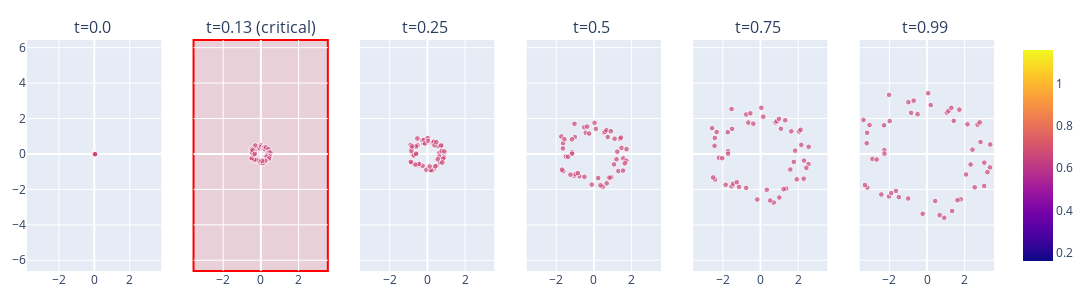

The notebook cell this image was saved under:
### Code cell
import numpy as np
import pandas as pd
import plotly.express as px
from plotly.subplots import make_subplots

num_frames = len(models_alligned)

# Build DataFrame for all frames
frames = []
for i, cloud in enumerate(models_alligned):
    cloud = np.asarray(cloud)
    assert cloud.ndim == 2 and cloud.shape[1] == 2, f"models_aligned[{i}] 必须是 (N,2)"
    N = cloud.shape[0]
    color_col = np.r_[np.full(N, 0.66)]
    size_col = np.full(N, 2.0)
    df = pd.DataFrame({
        'x': cloud[:, 0],
        'y': cloud[:, 1],
        'frame': i,
        'size': size_col,
        'color': color_col
    })
    frames.append(df)
DF = pd.concat(frames, ignore_index=True)

# ==== 选择 5 个帧，并强制包含关键帧 event_idx ====

# 基于等间隔取 5 帧
#indices = np.linspace(0, num_frames-1, 5, dtype=int).tolist()
indices = list(range(0, num_frames, 25))

# 确保最后一帧也在里面（如果不是25的倍数）
if (num_frames - 1) % 25 != 0:
    indices.append(num_frames - 1)

# 直接把关键帧加进去
indices.append(int(event_idx))

# 去重并排序
indices = sorted(set(indices))

# 如果多于 5 个，也没关系，就画多列；如果必须限制 5 个，可以额外再筛

#统一坐标范围
xmin, xmax = DF['x'].min(), DF['x'].max()
ymin, ymax = DF['y'].min(), DF['y'].max()
dx, dy = xmax - xmin, ymax - ymin
pad_x = 0.03 * (dx if dx > 0 else 1.0)
pad_y = 0.03 * (dy if dy > 0 else 1.0)

#子图骨架
fig = make_subplots(
    rows=1, cols=6,
    subplot_titles=[f"t={idx/num_frames} "if idx!=event_idx else f"t={(idx)/(num_frames)}" + (" (critical)" if idx==event_idx else "")
                    for idx in indices],
    shared_xaxes=True, shared_yaxes=True
)

# 连续色标
scale = [[0.0,'orange'], [0.33,'red'], [0.66,'purple'], [1.0,'blue']]

#逐列画图
for col, idx in enumerate(indices, start=1):
    df_i = DF[DF['frame'] == idx]
    trace = px.scatter(
        df_i, x='x', y='y',
        size='size', size_max=4,
        color='color',
        color_continuous_scale=scale
    ).data[0]
    fig.add_trace(trace, row=1, col=col)

    fig.update_xaxes(range=[xmin - pad_x, xmax + pad_x], row=1, col=col)
    fig.update_yaxes(range=[ymin - pad_y, ymax + pad_y], scaleanchor='x', scaleratio=1, row=1, col=col)

# 关键帧高亮（红框）
for col, idx in enumerate(indices, start=1):
    if idx != event_idx:
        continue
    ax_key = 'xaxis' + ('' if col == 1 else str(col))
    dom = fig.layout[ax_key].domain  
    fig.add_shape(
        type="rect",
        xref="paper", yref="paper",
        x0=dom[0], x1=dom[1], y0=0.0, y1=1.0,
        line=dict(width=2, color='red'),
        fillcolor='rgba(255,0,0,0.12)',
        layer="below"
    )

fig.update_layout(
    width=1200, height=300,
    showlegend=False,
    margin=dict(l=20, r=20, t=40, b=20),
    title_text=" "
)

fig.show()

### Figure 1 — Plotly figure (JSON) as saved in the notebook; plotly's stock layout.template omitted (floating-point values rounded to 4 significant figures)
{"data": [{"hovertemplate": "x=%{x}<br>y=%{y}<br>size=%{marker.size}<br>color=%{marker.color}<extra></extra>", "legendgroup": "", "marker": {"color": [0.66, 0.66, 0.66, 0.66, 0.66, 0.66, 0.66, 0.66, 0.66, 0.66, 0.66, 0.66, 0.66, 0.66, 0.66, 0.66, 0.66, 0.66, 0.66, 0.66, 0.66, 0.66, 0.66, 0.66, 0.66, 0.66, 0.66, 0.66, 0.66, 0.66, 0.66, 0.66, 0.66, 0.66, 0.66, 0.66, 0.66, 0.66, 0.66, 0.66, 0.66, 0.66, 0.66, 0.66, 0.66, 0.66, 0.66, 0.66, 0.66, 0.66], "coloraxis": "coloraxis", "size": [2, 2, 2, 2, 2, 2, 2, 2, 2, 2, 2, 2, 2, 2, 2, 2, 2, 2, 2, 2, 2, 2, 2, 2, 2, 2, 2, 2, 2, 2, 2, 2, 2, 2, 2, 2, 2, 2, 2, 2, 2, 2, 2, 2, 2, 2, 2, 2, 2, 2], "sizemode": "area", "sizeref": 0.125, "symbol": "circle"}, "mode": "markers", "name": "", "orientation": "v", "showlegend": false, "type": "scatter", "x": [0.0467, 0.05878, 0.03747, 0.03195, 0.04805, 0.02422, 0.04857, 0.02122, 0.02008, 0.01896, 0.01928, 0.001864, -0.001547, -0.01454, -0.00656, -0.01217, -0.03852, -0.01166, -0.03941, -0.03045, -0.05327, -0.05836, -0.05417, -0.05435, -0.0475, -0.03263, -0.03288, -0.04327, -0.05843, -0.05681, -0.04095, -0.02106, -0.03525, -0.0347, -0.03118, -0.0003808, -0.02108, 0.009949, 0.01886, 0.01055, 0.03418, 0.0213, 0.02577, 0.04519, 0.05493, 0.03141, 0.05669, 0.05905, 0.05154, 0.03454], "xaxis": "x", "y": [0.01585, 0.01011, 0.0005252, 0.03156, 0.03202, 0.04635, 0.02487, 0.02783, 0.04355, 0.0383, 0.03518, 0.04438, 0.0596, 0.04967, 0.03222, 0.03469, 0.05922, 0.05121, 0.02238, 0.02951, 0.02871, 0.03909, 0.0232, 0.01197, -0.007742, 0.005741, 0.003613, -0.001171, -0.03232, -0.03338, -0.04051, -0.04223, -0.03966, -0.03392, -0.03011, -0.05938, -0.03896, -0.04213, -0.06424, -0.06142, -0.04141, -0.05803, -0.04525, -0.02991, -0.03062, -0.01725, -0.01639, -0.01263, -0.008827, -0.01388], "yaxis": "y"}, {"hovertemplate": "x=%{x}<br>y=%{y}<br>size=%{marker.size}<br>color=%{marker.color}<extra></extra>", "legendgroup": "", "marker": {"color": [0.66, 0.66, 0.66, 0.66, 0.66, 0.66, 0.66, 0.66, 0.66, 0.66, 0.66, 0.66, 0.66, 0.66, 0.66, 0.66, 0.66, 0.66, 0.66, 0.66, 0.66, 0.66, 0.66, 0.66, 0.66, 0.66, 0.66, 0.66, 0.66, 0.66, 0.66, 0.66, 0.66, 0.66, 0.66, 0.66, 0.66, 0.66, 0.66, 0.66, 0.66, 0.66, 0.66, 0.66, 0.66, 0.66, 0.66, 0.66, 0.66, 0.66], "coloraxis": "coloraxis", "size": [2, 2, 2, 2, 2, 2, 2, 2, 2, 2, 2, 2, 2, 2, 2, 2, 2, 2, 2, 2, 2, 2, 2, 2, 2, 2, 2, 2, 2, 2, 2, 2, 2, 2, 2, 2, 2, 2, 2, 2, 2, 2, 2, 2, 2, 2, 2, 2, 2, 2], "sizemode": "area", "sizeref": 0.125, "symbol": "circle"}, "mode": "markers", "name": "", "orientation": "v", "showlegend": false, "type": "scatter", "x": [-0.2889, -0.4837, -0.3281, -0.1226, -0.1533, -0.09346, -0.2931, -0.07031, 0.01014, 0.02681, 0.138, 0.1667, 0.1932, 0.3855, 0.3013, 0.2098, 0.2746, 0.3992, 0.4394, 0.3524, 0.4263, 0.5018, 0.3527, 0.4852, 0.3646, 0.4501, 0.2984, 0.4297, 0.2658, 0.2028, 0.1469, -0.03044, 0.09906, 0.2244, 0.06796, -0.2198, -0.1312, -0.2908, -0.2883, -0.2476, -0.4604, -0.341, -0.3578, -0.4281, -0.4908, -0.3833, -0.4681, -0.4712, -0.4443, -0.3263], "xaxis": "x2", "y": [0.2746, 0.285, 0.2281, 0.3415, 0.4285, 0.441, 0.4758, 0.3245, 0.492, 0.3996, 0.3423, 0.354, 0.3884, 0.2494, 0.2417, 0.2677, 0.3683, 0.2692, -0.06383, 0.04235, 0.0908, 0.07513, -0.08263, -0.1151, -0.2728, -0.1469, -0.1621, -0.2603, -0.3851, -0.4733, -0.5186, -0.4854, -0.499, -0.3825, -0.3853, -0.3662, -0.3704, -0.3456, -0.3311, -0.3164, -0.2676, 0.002171, -0.3253, -0.04221, -0.2358, -0.04319, 0.1672, 0.09271, 0.2286, 0.006089], "yaxis": "y2"}, {"hovertemplate": "x=%{x}<br>y=%{y}<br>size=%{marker.size}<br>color=%{marker.color}<extra></extra>", "legendgroup": "", "marker": {"color": [0.66, 0.66, 0.66, 0.66, 0.66, 0.66, 0.66, 0.66, 0.66, 0.66, 0.66, 0.66, 0.66, 0.66, 0.66, 0.66, 0.66, 0.66, 0.66, 0.66, 0.66, 0.66, 0.66, 0.66, 0.66, 0.66, 0.66, 0.66, 0.66, 0.66, 0.66, 0.66, 0.66, 0.66, 0.66, 0.66, 0.66, 0.66, 0.66, 0.66, 0.66, 0.66, 0.66, 0.66, 0.66, 0.66, 0.66, 0.66, 0.66, 0.66], "coloraxis": "coloraxis", "size": [2, 2, 2, 2, 2, 2, 2, 2, 2, 2, 2, 2, 2, 2, 2, 2, 2, 2, 2, 2, 2, 2, 2, 2, 2, 2, 2, 2, 2, 2, 2, 2, 2, 2, 2, 2, 2, 2, 2, 2, 2, 2, 2, 2, 2, 2, 2, 2, 2, 2], "sizemode": "area", "sizeref": 0.125, "symbol": "circle"}, "mode": "markers", "name": "", "orientation": "v", "showlegend": false, "type": "scatter", "x": [-0.5246, -0.8882, -0.6005, -0.2234, -0.27, -0.1795, -0.5321, -0.1301, 0.01693, 0.05047, 0.2653, 0.3028, 0.3463, 0.7062, 0.559, 0.3791, 0.4752, 0.7336, 0.802, 0.6401, 0.763, 0.8996, 0.6273, 0.8863, 0.6672, 0.835, 0.5473, 0.7906, 0.4785, 0.3528, 0.2458, -0.05732, 0.1803, 0.4194, 0.1207, -0.3974, -0.2521, -0.5315, -0.5119, -0.4425, -0.8376, -0.6077, -0.6456, -0.7718, -0.8827, -0.702, -0.8464, -0.8517, -0.808, -0.5961], "xaxis": "x3", "y": [0.4954, 0.5101, 0.4223, 0.6178, 0.7766, 0.7992, 0.875, 0.5926, 0.9016, 0.7292, 0.6204, 0.6437, 0.6974, 0.4456, 0.4416, 0.4913, 0.6659, 0.4806, -0.1247, 0.06993, 0.1723, 0.1388, -0.1542, -0.1973, -0.4974, -0.2706, -0.3008, -0.4804, -0.6886, -0.8589, -0.9508, -0.8887, -0.9106, -0.6933, -0.7009, -0.6547, -0.6689, -0.6319, -0.5931, -0.5627, -0.496, 0.03613, -0.5994, -0.07589, -0.4459, -0.08084, 0.3096, 0.1634, 0.4242, 0.005533], "yaxis": "y3"}, {"hovertemplate": "x=%{x}<br>y=%{y}<br>size=%{marker.size}<br>color=%{marker.color}<extra></extra>", "legendgroup": "", "marker": {"color": [0.66, 0.66, 0.66, 0.66, 0.66, 0.66, 0.66, 0.66, 0.66, 0.66, 0.66, 0.66, 0.66, 0.66, 0.66, 0.66, 0.66, 0.66, 0.66, 0.66, 0.66, 0.66, 0.66, 0.66, 0.66, 0.66, 0.66, 0.66, 0.66, 0.66, 0.66, 0.66, 0.66, 0.66, 0.66, 0.66, 0.66, 0.66, 0.66, 0.66, 0.66, 0.66, 0.66, 0.66, 0.66, 0.66, 0.66, 0.66, 0.66, 0.66], "coloraxis": "coloraxis", "size": [2, 2, 2, 2, 2, 2, 2, 2, 2, 2, 2, 2, 2, 2, 2, 2, 2, 2, 2, 2, 2, 2, 2, 2, 2, 2, 2, 2, 2, 2, 2, 2, 2, 2, 2, 2, 2, 2, 2, 2, 2, 2, 2, 2, 2, 2, 2, 2, 2, 2], "sizemode": "area", "sizeref": 0.125, "symbol": "circle"}, "mode": "markers", "name": "", "orientation": "v", "showlegend": false, "type": "scatter", "x": [-1.016, -1.729, -1.168, -0.4335, -0.5127, -0.3584, -1.033, -0.2549, 0.03164, 0.0998, 0.5306, 0.5862, 0.6655, 1.374, 1.096, 0.7315, 0.8938, 1.43, 1.557, 1.239, 1.465, 1.728, 1.198, 1.717, 1.296, 1.635, 1.063, 1.542, 0.9205, 0.6763, 0.4731, -0.1151, 0.3469, 0.8234, 0.2274, -0.7681, -0.5051, -1.033, -0.9799, -0.8489, -1.624, -1.165, -1.246, -1.489, -1.698, -1.367, -1.635, -1.644, -1.566, -1.157], "xaxis": "x4", "y": [0.9552, 0.9826, 0.8267, 1.194, 1.502, 1.546, 1.705, 1.151, 1.755, 1.416, 1.2, 1.247, 1.341, 0.8543, 0.8583, 0.9574, 1.285, 0.9211, -0.25, 0.1286, 0.3423, 0.2713, -0.3014, -0.384, -0.9649, -0.5284, -0.5887, -0.9387, -1.32, -1.658, -1.846, -1.729, -1.769, -1.34, -1.36, -1.256, -1.292, -1.228, -1.138, -1.077, -0.9703, 0.09913, -1.17, -0.1451, -0.8858, -0.159, 0.6067, 0.3117, 0.832, 0.01027], "yaxis": "y4"}, {"hovertemplate": "x=%{x}<br>y=%{y}<br>size=%{marker.size}<br>color=%{marker.color}<extra></extra>", "legendgroup": "", "marker": {"color": [0.66, 0.66, 0.66, 0.66, 0.66, 0.66, 0.66, 0.66, 0.66, 0.66, 0.66, 0.66, 0.66, 0.66, 0.66, 0.66, 0.66, 0.66, 0.66, 0.66, 0.66, 0.66, 0.66, 0.66, 0.66, 0.66, 0.66, 0.66, 0.66, 0.66, 0.66, 0.66, 0.66, 0.66, 0.66, 0.66, 0.66, 0.66, 0.66, 0.66, 0.66, 0.66, 0.66, 0.66, 0.66, 0.66, 0.66, 0.66, 0.66, 0.66], "coloraxis": "coloraxis", "size": [2, 2, 2, 2, 2, 2, 2, 2, 2, 2, 2, 2, 2, 2, 2, 2, 2, 2, 2, 2, 2, 2, 2, 2, 2, 2, 2, 2, 2, 2, 2, 2, 2, 2, 2, 2, 2, 2, 2, 2, 2, 2, 2, 2, 2, 2, 2, 2, 2, 2], "sizemode": "area", "sizeref": 0.125, "symbol": "circle"}, "mode": "markers", "name": "", "orientation": "v", "showlegend": false, "type": "scatter", "x": [-1.507, -2.569, -1.736, -0.6436, -0.7554, -0.5373, -1.533, -0.3798, 0.04622, 0.1491, 0.7959, 0.8695, 0.9845, 2.042, 1.632, 1.084, 1.313, 2.126, 2.312, 1.839, 2.166, 2.557, 1.769, 2.548, 1.925, 2.434, 1.579, 2.293, 1.362, 0.9987, 0.7008, -0.1726, 0.5139, 1.227, 0.3341, -1.139, -0.7581, -1.534, -1.448, -1.255, -2.411, -1.724, -1.846, -2.206, -2.513, -2.032, -2.423, -2.437, -2.324, -1.718], "xaxis": "x5", "y": [1.415, 1.455, 1.231, 1.77, 2.228, 2.292, 2.535, 1.71, 2.608, 2.103, 1.779, 1.851, 1.985, 1.263, 1.275, 1.423, 1.905, 1.361, -0.3754, 0.1873, 0.5122, 0.4036, -0.4487, -0.5687, -1.432, -0.7859, -0.8768, -1.397, -1.952, -2.458, -2.741, -2.57, -2.627, -1.987, -2.02, -1.858, -1.914, -1.825, -1.683, -1.591, -1.445, 0.1617, -1.74, -0.2142, -1.326, -0.2371, 0.9039, 0.4602, 1.24, 0.01508], "yaxis": "y5"}, {"hovertemplate": "x=%{x}<br>y=%{y}<br>size=%{marker.size}<br>color=%{marker.color}<extra></extra>", "legendgroup": "", "marker": {"color": [0.66, 0.66, 0.66, 0.66, 0.66, 0.66, 0.66, 0.66, 0.66, 0.66, 0.66, 0.66, 0.66, 0.66, 0.66, 0.66, 0.66, 0.66, 0.66, 0.66, 0.66, 0.66, 0.66, 0.66, 0.66, 0.66, 0.66, 0.66, 0.66, 0.66, 0.66, 0.66, 0.66, 0.66, 0.66, 0.66, 0.66, 0.66, 0.66, 0.66, 0.66, 0.66, 0.66, 0.66, 0.66, 0.66, 0.66, 0.66, 0.66, 0.66], "coloraxis": "coloraxis", "size": [2, 2, 2, 2, 2, 2, 2, 2, 2, 2, 2, 2, 2, 2, 2, 2, 2, 2, 2, 2, 2, 2, 2, 2, 2, 2, 2, 2, 2, 2, 2, 2, 2, 2, 2, 2, 2, 2, 2, 2, 2, 2, 2, 2, 2, 2, 2, 2, 2, 2], "sizemode": "area", "sizeref": 0.125, "symbol": "circle"}, "mode": "markers", "name": "", "orientation": "v", "showlegend": false, "type": "scatter", "x": [-1.979, -3.37, -2.281, -0.8459, -0.9876, -0.7084, -2.012, -0.5004, 0.0614, 0.1961, 1.05, 1.141, 1.291, 2.682, 2.145, 1.421, 1.714, 2.795, 3.036, 2.411, 2.838, 3.351, 2.313, 3.34, 2.53, 3.204, 2.071, 3.031, 1.789, 1.331, 0.9138, -0.2311, 0.6697, 1.617, 0.4352, -1.496, -1.002, -2.017, -1.898, -1.646, -3.17, -2.261, -2.424, -2.896, -3.294, -2.672, -3.179, -3.198, -3.051, -2.257], "xaxis": "x6", "y": [1.855, 1.92, 1.617, 2.321, 2.924, 3.008, 3.332, 2.244, 3.426, 2.761, 2.334, 2.429, 2.602, 1.654, 1.673, 1.869, 2.498, 1.782, -0.4924, 0.2411, 0.6741, 0.5332, -0.5941, -0.7607, -1.882, -1.026, -1.158, -1.812, -2.559, -3.22, -3.601, -3.377, -3.452, -2.609, -2.656, -2.436, -2.514, -2.396, -2.207, -2.086, -1.895, 0.2197, -2.286, -0.2795, -1.754, -0.3123, 1.192, 0.606, 1.633, 0.018], "yaxis": "y6"}], "layout": {"annotations": [{"font": {"size": 16}, "showarrow": false, "text": "t=0.0 ", "x": 0.06944, "xanchor": "center", "xref": "paper", "y": 1, "yanchor": "bottom", "yref": "paper"}, {"font": {"size": 16}, "showarrow": false, "text": "t=0.13 (critical)", "x": 0.2417, "xanchor": "center", "xref": "paper", "y": 1, "yanchor": "bottom", "yref": "paper"}, {"font": {"size": 16}, "showarrow": false, "text": "t=0.25 ", "x": 0.4139, "xanchor": "center", "xref": "paper", "y": 1, "yanchor": "bottom", "yref": "paper"}, {"font": {"size": 16}, "showarrow": false, "text": "t=0.5 ", "x": 0.5861, "xanchor": "center", "xref": "paper", "y": 1, "yanchor": "bottom", "yref": "paper"}, {"font": {"size": 16}, "showarrow": false, "text": "t=0.75 ", "x": 0.7583, "xanchor": "center", "xref": "paper", "y": 1, "yanchor": "bottom", "yref": "paper"}, {"font": {"size": 16}, "showarrow": false, "text": "t=0.99 ", "x": 0.9306, "xanchor": "center", "xref": "paper", "y": 1, "yanchor": "bottom", "yref": "paper"}], "height": 300, "margin": {"b": 20, "l": 20, "r": 20, "t": 40}, "shapes": [{"fillcolor": "rgba(255,0,0,0.12)", "layer": "below", "line": {"color": "red", "width": 2}, "type": "rect", "x0": 0.1722, "x1": 0.3111, "xref": "paper", "y0": 0, "y1": 1, "yref": "paper"}], "showlegend": false, "title": {"text": " "}, "width": 1200, "xaxis": {"anchor": "y", "domain": [0, 0.1389], "range": [-3.572, 3.553]}, "xaxis2": {"anchor": "y2", "domain": [0.1722, 0.3111], "range": [-3.572, 3.553]}, "xaxis3": {"anchor": "y3", "domain": [0.3444, 0.4833], "range": [-3.572, 3.553]}, "xaxis4": {"anchor": "y4", "domain": [0.5167, 0.6556], "range": [-3.572, 3.553]}, "xaxis5": {"anchor": "y5", "domain": [0.6889, 0.8278], "range": [-3.572, 3.553]}, "xaxis6": {"anchor": "y6", "domain": [0.8611, 1], "range": [-3.572, 3.553]}, "yaxis": {"anchor": "x", "domain": [0, 1], "range": [-3.811, 3.637], "scaleanchor": "x", "scaleratio": 1}, "yaxis2": {"anchor": "x2", "domain": [0, 1], "matches": "y", "range": [-3.811, 3.637], "scaleanchor": "x", "scaleratio": 1, "showticklabels": false}, "yaxis3": {"anchor": "x3", "domain": [0, 1], "matches": "y", "range": [-3.811, 3.637], "scaleanchor": "x", "scaleratio": 1, "showticklabels": false}, "yaxis4": {"anchor": "x4", "domain": [0, 1], "matches": "y", "range": [-3.811, 3.637], "scaleanchor": "x", "scaleratio": 1, "showticklabels": false}, "yaxis5": {"anchor": "x5", "domain": [0, 1], "matches": "y", "range": [-3.811, 3.637], "scaleanchor": "x", "scaleratio": 1, "showticklabels": false}, "yaxis6": {"anchor": "x6", "domain": [0, 1], "matches": "y", "range": [-3.811, 3.637], "scaleanchor": "x", "scaleratio": 1, "showticklabels": false}}}
